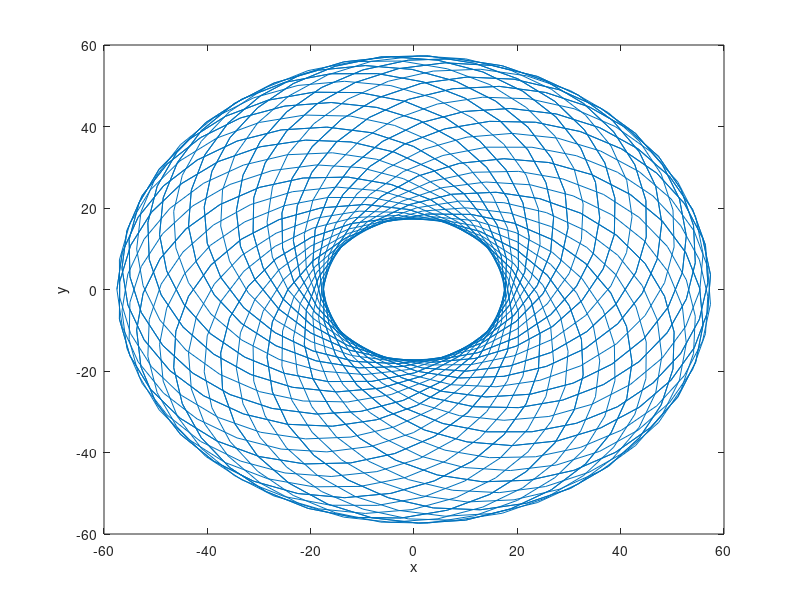

MATLAB code to generate this figure:
d=20; b=3/2; a=25;
x = @(t) d*cos(b*t)-a*b*cos(d*t);
y = @(t) d*sin(b*t)-a*b*sin(d*t);

%R=0.15; r=1; d=2;

%x = @(t) (R-r)*cos(t) + d*cos((R/r+1)*t);
%y = @(t) (R-r)*sin(t) - d*sin((R/r+1)*t);

t = linspace(0, 6*pi, 1600);
plot(x(t), y(t));

xlabel('x')
ylabel('y')
